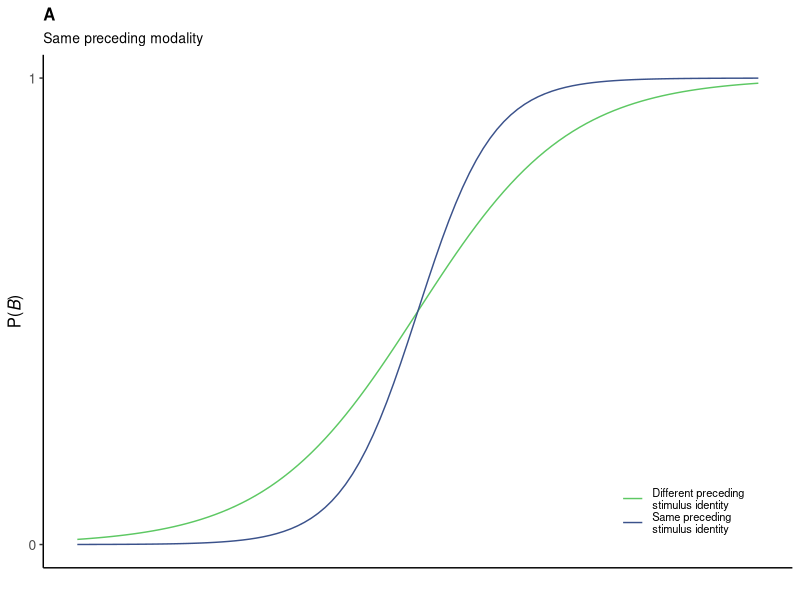
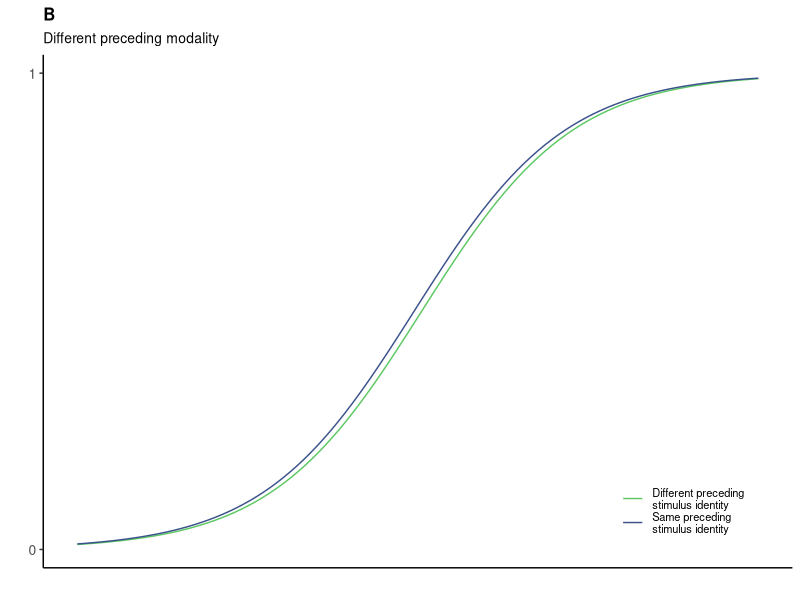
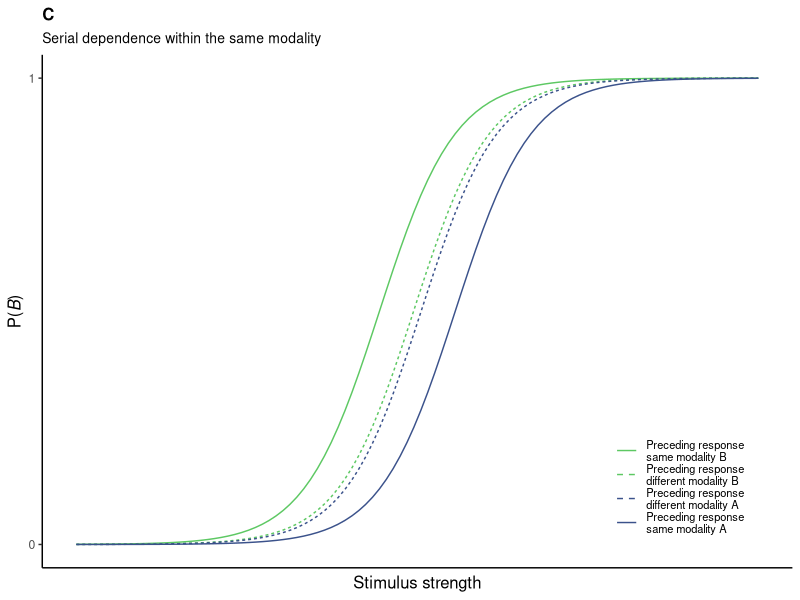
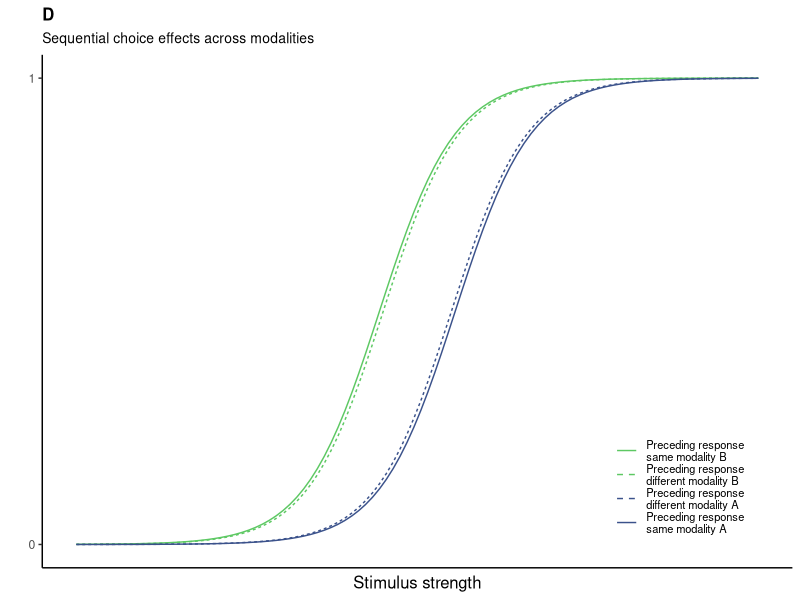
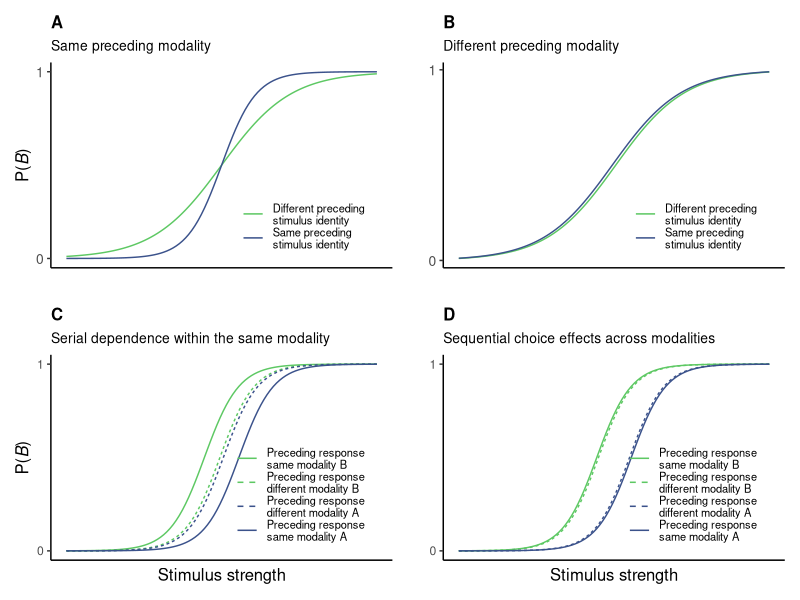
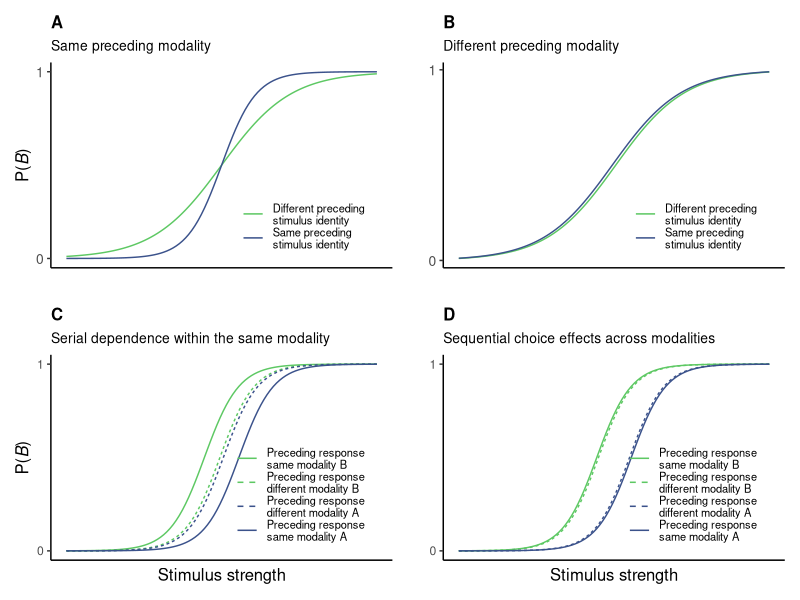

The R script that drew these images, in order:
# Plot psychometric curves

library(tidyverse)
library(viridis)
library(patchwork)
library(ggtext)

### === Create data === ###

# Define the psychometric function
psychometric_function <- function(x, slope, x0) {
  1 / (1 + exp(-slope * (x - x0)))
}

# Define the stimulus levels, negative means A, positive means B
stimulus_levels <- seq(-9, 9, length.out = 100)

# Define the slopes and mean shifts
slopes <- c(0.5, 1, 2, 3)
means <- c(-2, -1, -0.9, -0.1, 0, 0.1, 0.9, 1, 2)

# Initialize an empty list to store the tibbles
tibble_list <- list()

# Function to create a safe name
safe_name <- function(value) {
  if (value < 0) {
    return(paste("minus", abs(value), sep = ""))
  } else {
    return(as.character(value))
  }
}

# Generate tibbles for each combination of slope and mean
for (slope in slopes) {
  for (mean in means) {
    mean_name <- safe_name(mean)
    condition_name <- paste("slope", slope, "_x", mean_name, sep = "")
    tibble_list[[condition_name]] <- tibble(
      stimulus = stimulus_levels,
      response = psychometric_function(stimulus_levels, slope, mean),
      condition = condition_name
    )
  }
}


# Combine all data into one tibble
combined_data <- bind_rows(tibble_list, .id = "condition")

### === Create plots === ###

# Plot 1:

# Select the conditions you want to plot
selected_conditions_p1 <- c("slope0.5_x0", "slope1_x0")

# Filter the data for only those conditions
filtered_data_p1 <- combined_data |>  
  filter(condition %in% selected_conditions_p1)

# Plot 1: Same mean, different slope
p1 <- ggplot(filtered_data_p1, aes(x = stimulus, y = response, color = condition)) +
  geom_line() +
  theme_classic() + 
  xlab("") +
  ylab("P(<i>B</i>)") +
  ylim(0, 1) +
  labs(title = "A", subtitle = "Same preceding modality") +
  scale_color_manual(name = "Condition", 
                     labels = c("Different preceding \nstimulus identity", "Same preceding \nstimulus identity"),
                     values = c("#5DC863FF", "#3B528BFF")) +
  scale_y_continuous(breaks = c(0, 1), labels = c("0", "1")) +
  theme(panel.background = element_rect(fill = "transparent", color = NA),
        plot.background = element_rect(fill = "transparent", color = NA),
        legend.background = element_rect(fill = "transparent", color = NA),
        plot.title = element_text(size=12, face = "bold"),
        legend.title = element_blank(),
        legend.text = element_text(size = 8),
        legend.position = c(0.95, 0.05),
        plot.subtitle = element_text(size=10),
        axis.title = element_text(size=12),
        axis.text = element_text(size = 10),
        axis.text.x = element_blank(),
        axis.ticks.x = element_blank(),
        axis.title.y = element_markdown(),
        legend.justification = c("right", "bottom")) 


p1




# Plot 2:

# Select the conditions you want to plot
selected_conditions_p2 <- c("slope0.5_xminus0.1", "slope0.5_x0.1")

# Filter the data for only those conditions
filtered_data_p2 <- combined_data |>  
  filter(condition %in% selected_conditions_p2)


p2 <- ggplot(filtered_data_p2, aes(x = stimulus, y = response, color = condition)) +
  geom_line() +
  theme_classic() + 
  xlab("") +
  ylab("") +
  ylim(0, 1) +
  labs(title = "B", subtitle = "Different preceding modality") +
  scale_color_manual(name = "Condition", 
                     labels = c("Different preceding \nstimulus identity", "Same preceding \nstimulus identity"),
                     values = c("#5DC863FF", "#3B528BFF")) +
  scale_y_continuous(breaks = c(0, 1), labels = c("0", "1")) +
  theme(panel.background = element_rect(fill = "transparent", color = NA),
        plot.background = element_rect(fill = "transparent", color = NA),
        legend.background = element_rect(fill = "transparent", color = NA),
        plot.title = element_text(size=12, face = "bold"),
        legend.title = element_blank(),
        legend.text = element_text(size = 8),
        legend.position = c(0.95, 0.05),
        plot.subtitle = element_text(size=10),
        axis.title = element_text(size=12),
        axis.text = element_text(size = 10),
        axis.text.x = element_blank(),
        axis.ticks.x = element_blank(),
        legend.justification = c("right", "bottom")) 

p2


# Plot 3:
selected_conditions_p3 <- c("slope1_xminus1", "slope1_xminus0.1", "slope1_x0.1", "slope1_x1")

# Filter the data for only those conditions
filtered_data_p3 <- combined_data |>  
  filter(condition %in% selected_conditions_p3) |> 
  mutate(condition = as_factor(condition))

# Add a new column to specify line types
filtered_data_p3 <- filtered_data_p3 %>%
  mutate(linetype = case_when(
    condition %in% c("slope1_xminus0.1", "slope1_x0.1") ~ "solid", TRUE ~ "dashed"))


p3 <- ggplot(filtered_data_p3, aes(x = stimulus, y = response, color = condition, linetype = linetype)) +
  geom_line() +
  theme_classic() + 
  xlab("Stimulus strength") +
  ylab("P(<i>B</i>)") +
  ylim(0, 1) +
  labs(title = "C", subtitle = "Serial dependence within the same modality") +
  scale_color_manual(name = "Condition", 
                     labels = c("Preceding response \nsame modality B", 
                                "Preceding response \ndifferent modality B",
                                "Preceding response \ndifferent modality A",
                                "Preceding response \nsame modality A"),
                     values = c("#5DC863FF", "#5DC863FF","#3B528BFF","#3B528BFF")) +
  scale_y_continuous(breaks = c(0, 1), labels = c("0", "1")) +
  theme(panel.background = element_rect(fill = "transparent", color = NA),
        plot.background = element_rect(fill = "transparent", color = NA),
        legend.background = element_rect(fill = "transparent", color = NA),
        plot.title = element_text(size=12, face = "bold"),
        legend.title = element_blank(),
        legend.text = element_text(size = 8),
        legend.position = c(0.95, 0.05),
        plot.subtitle = element_text(size=10),
        axis.title = element_text(size=12),
        axis.text.x = element_blank(),
        axis.ticks.x = element_blank(),
        axis.title.y = element_markdown(),
        legend.justification = c("right", "bottom")) +
  guides(color = guide_legend(override.aes = list(linetype = c("solid", "dashed", "dashed", "solid"))),
         linetype = "none") # Remove the linetype legend

p3






# Plot 4:
selected_conditions_p4 <- c("slope1_xminus1", "slope1_xminus0.9", "slope1_x0.9", "slope1_x1")

# Filter the data for only those conditions
filtered_data_p4 <- combined_data |>  
  filter(condition %in% selected_conditions_p4) |> 
  mutate(condition = as_factor(condition))

# Add a new column to specify line types
filtered_data_p4 <- filtered_data_p4 %>%
  mutate(linetype = case_when(
    condition %in% c("slope1_xminus0.9", "slope1_x0.9") ~ "solid", TRUE ~ "dashed"))


p4 <- ggplot(filtered_data_p4, aes(x = stimulus, y = response, color = condition, linetype = linetype)) +
  geom_line() +
  theme_classic() + 
  xlab("Stimulus strength") +
  ylab("") +
  ylim(0, 1) +
  labs(title = "D", subtitle = "Sequential choice effects across modalities") +
  scale_color_manual(name = "Condition", 
                     labels = c("Preceding response \nsame modality B", 
                                "Preceding response \ndifferent modality B",
                                "Preceding response \ndifferent modality A",
                                "Preceding response \nsame modality A"),
                     values = c("#5DC863FF", "#5DC863FF","#3B528BFF","#3B528BFF")) +
  scale_y_continuous(breaks = c(0, 1), labels = c("0", "1")) +
  theme(panel.background = element_rect(fill = "transparent", color = NA),
        plot.background = element_rect(fill = "transparent", color = NA),
        legend.background = element_rect(fill = "transparent", color = NA),
        plot.title = element_text(size=12, face = "bold"),
        legend.title = element_blank(),
        legend.text = element_text(size = 8),
        legend.position = c(0.95, 0.05),
        plot.subtitle = element_text(size=10),
        axis.title = element_text(size=12),
        axis.text.x = element_blank(),
        axis.ticks.x = element_blank(),
        legend.justification = c("right", "bottom")) +
  guides(color = guide_legend(override.aes = list(linetype = c("solid", "dashed", "dashed", "solid"))),
         linetype = "none") # Remove the linetype legend

p4




 # Patchwork for publication
plotPsychometric <- (p1 | p2 | p3 | p4) +
  plot_layout(guides = "auto", nrow = 2)  +
  plot_annotation()


plotPsychometric


ggsave(filename = "Figure1.png",
       plot = plotPsychometric,
       width = 20,
       height = 18,
       path = "/Users/daniel.schlunegger/Library/CloudStorage/Dropbox/LaTeX/Thesis/images/",
       dpi = 300,
       bg = "transparent",
       units = "cm")
















